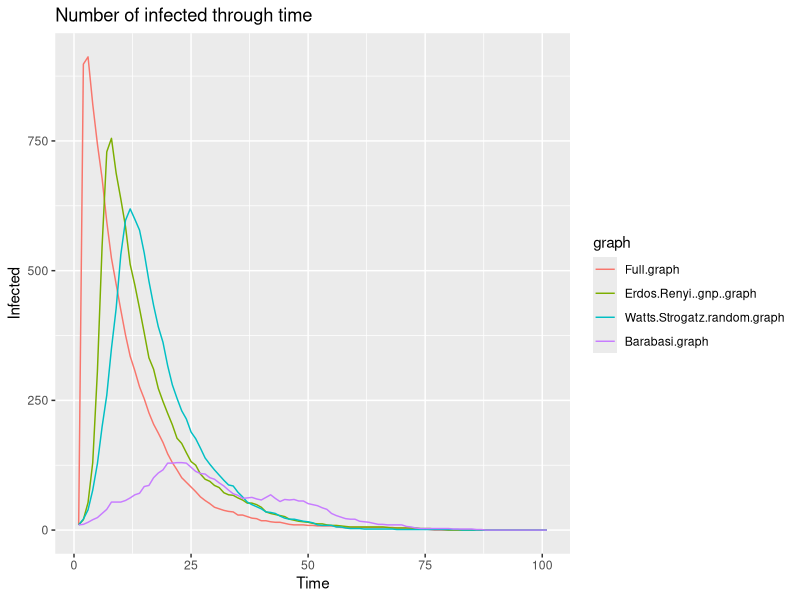
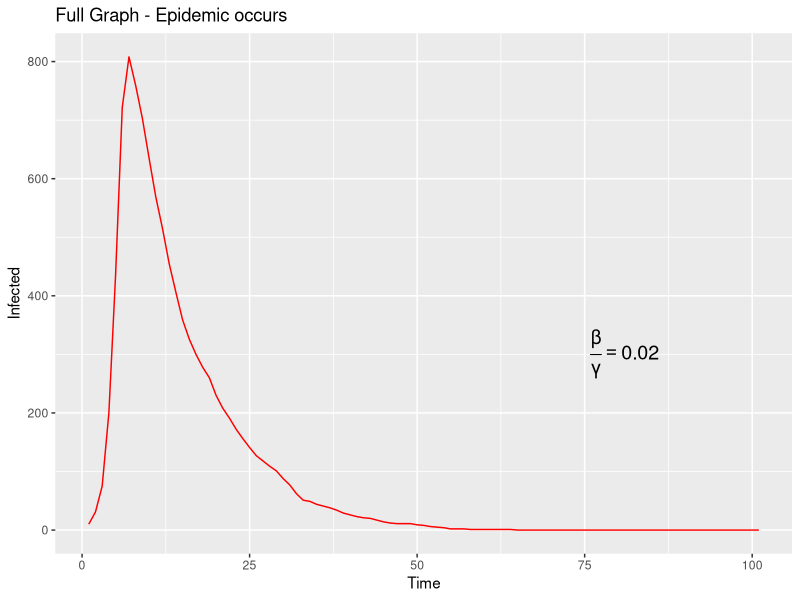
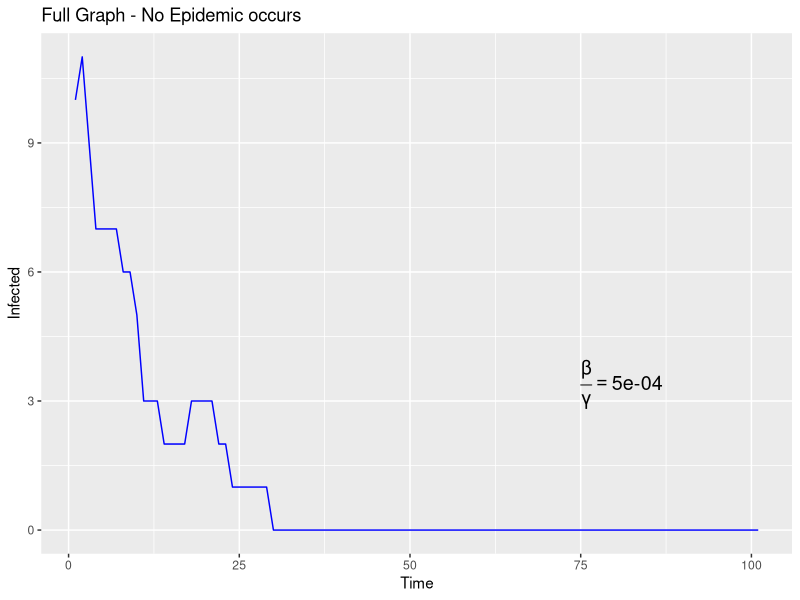
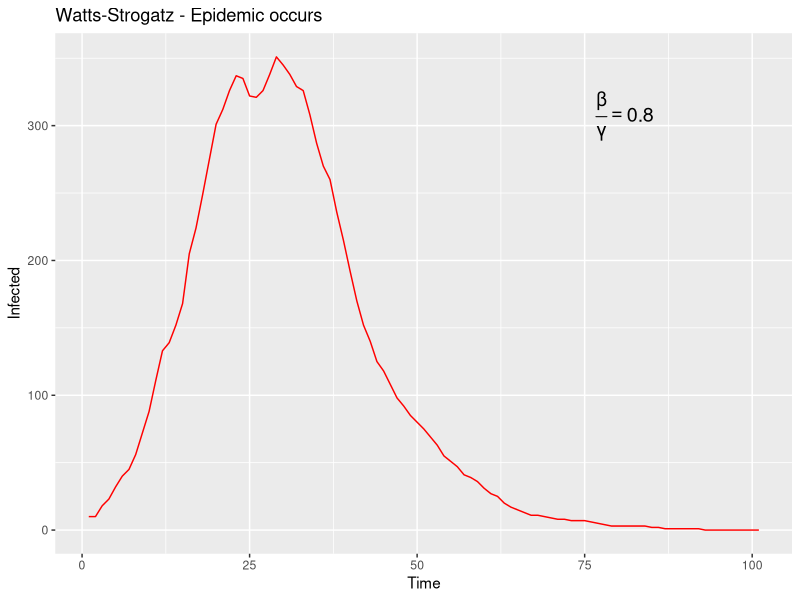
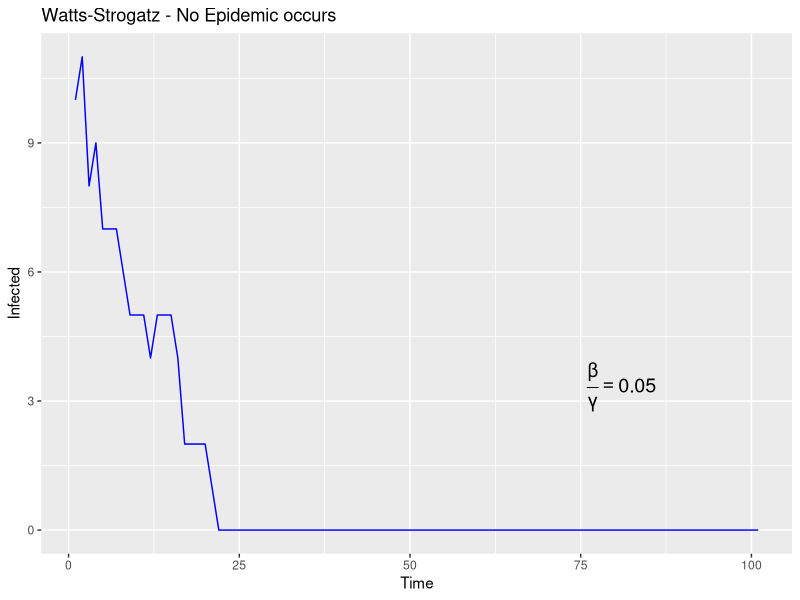

Reproduce these figures in R, in order. (Note: a time limit stopped this script after it produced the figures.)
rm(list=ls())
library(igraph)
require(ggplot2)
require(reshape2)

till_end <- FALSE
n <- 1000
max_t <- 100
beta <- 0.2
gamma <- 0.1
p0 <- 0.01

graphs <- list(
  full_graph = make_full_graph(n),
  er_graph = erdos.renyi.game(n, 0.01),
  ws_graph = watts.strogatz.game(1, n, 4, 0.05),
  ba_graph = barabasi.game(n, directed=FALSE)
)

get_stat <- function(graph) {
  i <- sum(V(graph)$labels=='i')
  r <- sum(V(graph)$labels=='r')
  s <- sum(V(graph)$labels=='s')
  print(i)
}

experiment <- function(graph, beta, gamma) {

  V(graph)$labels <- rep("s", n) # All are susceptible
  
  # Select initially infected ones
  inf.init.number <- round(p0*n)
  inf.init.nodes <- sample.int(n, size = inf.init.number)
  V(graph)$labels[inf.init.nodes] <- rep("i", inf.init.number)
  infected.trace <- c(inf.init.number)
  t <- 0
  while ((sum(V(graph)$labels=="r") | !till_end) != n & t < max_t) {
    get_stat(graph)
    t <- t + 1
    # Recover
    infected <- V(graph)[V(graph)$labels=='i']
    to_recover.sample <- runif(length(infected))
    to_recover <- infected[to_recover.sample < gamma]
    
    # Infect
    to_infect.all <- c()
    for (v in infected) {
      adjacent <- V(graph)[neighbors(graph, v)]
      if(length(adjacent) == 0 | sum(adjacent$labels=="s")==0) {
        next
      }
      
      adj.infectable <- adjacent[adjacent$labels=="s"]
      if(length(adj.infectable) == 0) {
        next
      }
      
      to_infect.sample <- runif(length(adj.infectable))
      if(sum(to_infect.sample < beta) == 0) {
        next
      }
      
      to_infect <- adj.infectable[to_infect.sample < beta]
      to_infect <- adj.infectable[to_infect.sample < beta]
      to_infect.all <- c(to_infect.all, to_infect)
    }
    
    # Perform timestep
    V(graph)[to_recover]$labels <- rep("r", length(to_recover))
    V(graph)[to_infect.all]$labels <- rep("i", length(to_infect.all))
    
    infected.trace <- c(infected.trace, sum(V(graph)$labels=="i"))
  }
  return(infected.trace)
}

all.results <- list()
i <- 1
for (graph in graphs) {
  print(graph$name)
  result <- experiment(graph, beta, gamma)
  all.results[[i]] <- result
  i <- i + 1
}

names(all.results) <- sapply(graphs, function(graph) graph$name[1])
all.results <- as.data.frame(all.results)
all.results$time <- seq.int(nrow(all.results))

df <- melt(all.results,  id.vars = 'time', variable.name = "graph")

plot <- ggplot(df, aes(time, value)) + 
  geom_line(aes(colour = graph)) + 
  ggtitle("Number of infected through time") +
  ylab("Infected") + 
  xlab("Time")

show(plot)

eigen_vals <- sapply(graphs, function(graph) spectrum(graph, which=list(pos="LA", howmany=1))$values)

#
# Task 2
#

# function to format data in dataframe and print
format_data <- function(data, title, color, fract) {
    
    to_df <- as.data.frame(data)
    to_df$time <- seq.int(nrow(to_df))
    final_df <- melt(to_df,  id.vars = 'time', variable.name = "simulation")
    
    final.plot <- ggplot(final_df, aes(time, value)) + 
        geom_line(aes(colour = simulation)) + 
        ggtitle(title) +
        scale_color_manual(labels = c(title), values = c(color)) +
        ylab("Infected") + 
        xlab("Time") +
        theme(legend.position = "none") +
        annotate("text", x=max(final_df$time)-20, 
                 y=mean(final_df$value)*3, label= paste0("frac(","β", 
                                                         ",", "γ", ")==",fract), size=5, parse=TRUE)
    
    show(final.plot)
}

# function to run simulation and then format and print
run_all <- function(graph_n, b, g, title, color) {
    
    beta <- b
    gamma <- g
    cat(graph_n$name, title,"β = ", beta, ", γ = ", gamma,"\n")
    result.epidemic <- experiment(graph_n, beta, gamma)
    format_data(result.epidemic, title, color, beta/gamma)
}

# run for all graphs with their corresponding β and γ
for (graph in graphs) {
    if (graph$name == "Full graph"){
        run_all(graph, b=0.002, g=0.1,
                "Full Graph - Epidemic occurs", "red")
        run_all(graph, b=0.00005, g=0.1,
                "Full Graph - No Epidemic occurs", "blue")
    }
    if (graph$name == "Erdos renyi (gnp) graph"){
        run_all(graph, b=0.04, g=0.1,
                "Erdos-Renyi - Epidemic occurs", "red")
        run_all(graph, b=0.007, g=0.1,
                "Erdos-Renyi - No Epidemic occurs", "blue")
    }
    if (graph$name == "Watts-Strogatz random graph"){
        run_all(graph, b=0.08, g=0.1,
                "Watts-Strogatz - Epidemic occurs", "red")
        run_all(graph, b=0.005, g=0.1,
                "Watts-Strogatz - No Epidemic occurs", "blue")
    }
    if (graph$name == "Barabasi graph"){
        run_all(graph, b=0.3, g=0.1,
                "Barabasi - Epidemic occurs", "red")
        run_all(graph, b=0.005, g=0.1,
                "Barabasi - No Epidemic occurs", "blue")
    }
}
